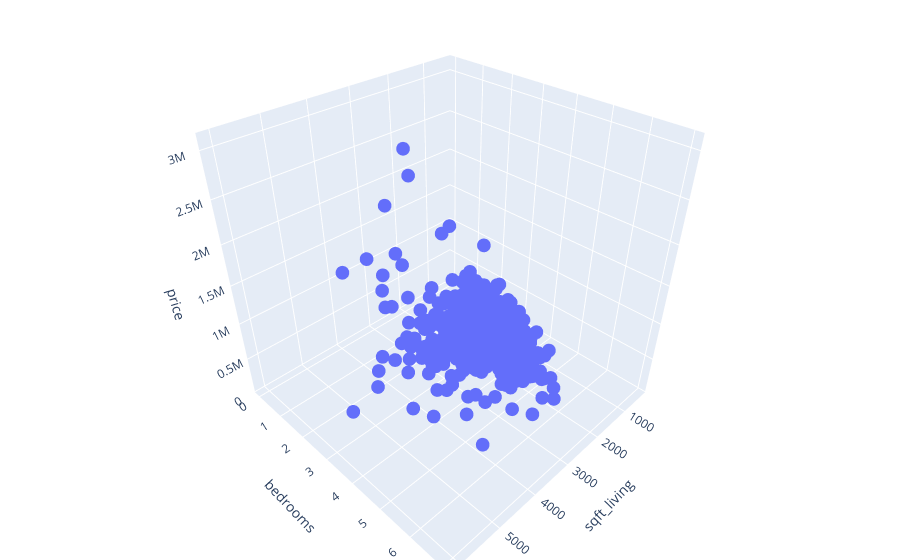

Here is the notebook cell this chart was saved with:
### Markdown cell above
###### <span style="color: #5a8a6a;">Rozwiązanie</span> <span style="color: #999; font-weight: normal; font-size: 0.85em;">(kliknij aby rozwinąć)</span>

### Code cell
# przykładowe rozwiązanie

#pierwsze 1000 wierszy
df_small = df.iloc[:1000,:]

fig = px.scatter_3d(df_small, x='sqft_living', y='bedrooms', z='price')

fig.update_layout(margin=dict(l=0, r=0, b=0, t=0))

### Figure 1 — Plotly figure (JSON) as saved in the notebook; plotly's stock layout.template omitted (floating-point values rounded to 4 significant figures; data arrays with more than 128 entries replaced by an {"elided": "..."} marker saying what was removed)
{"data": [{"hovertemplate": "sqft_living=%{x}<br>bedrooms=%{y}<br>price=%{z}<extra></extra>", "legendgroup": "", "marker": {"color": "#636efa", "symbol": "circle"}, "mode": "markers", "name": "", "scene": "scene", "showlegend": false, "type": "scatter3d", "x": {"elided": "1000 int values"}, "y": {"elided": "1000 int values"}, "z": {"elided": "1000 int values"}}], "layout": {"legend": {"tracegroupgap": 0}, "margin": {"b": 0, "l": 0, "r": 0, "t": 0}, "scene": {"aspectmode": "auto", "aspectratio": {"x": 1, "y": 1, "z": 1}, "domain": {"x": [0, 1], "y": [0, 1]}, "xaxis": {"title": {"text": "sqft_living"}, "type": "linear"}, "yaxis": {"title": {"text": "bedrooms"}, "type": "linear"}, "zaxis": {"title": {"text": "price"}, "type": "linear"}}}}
